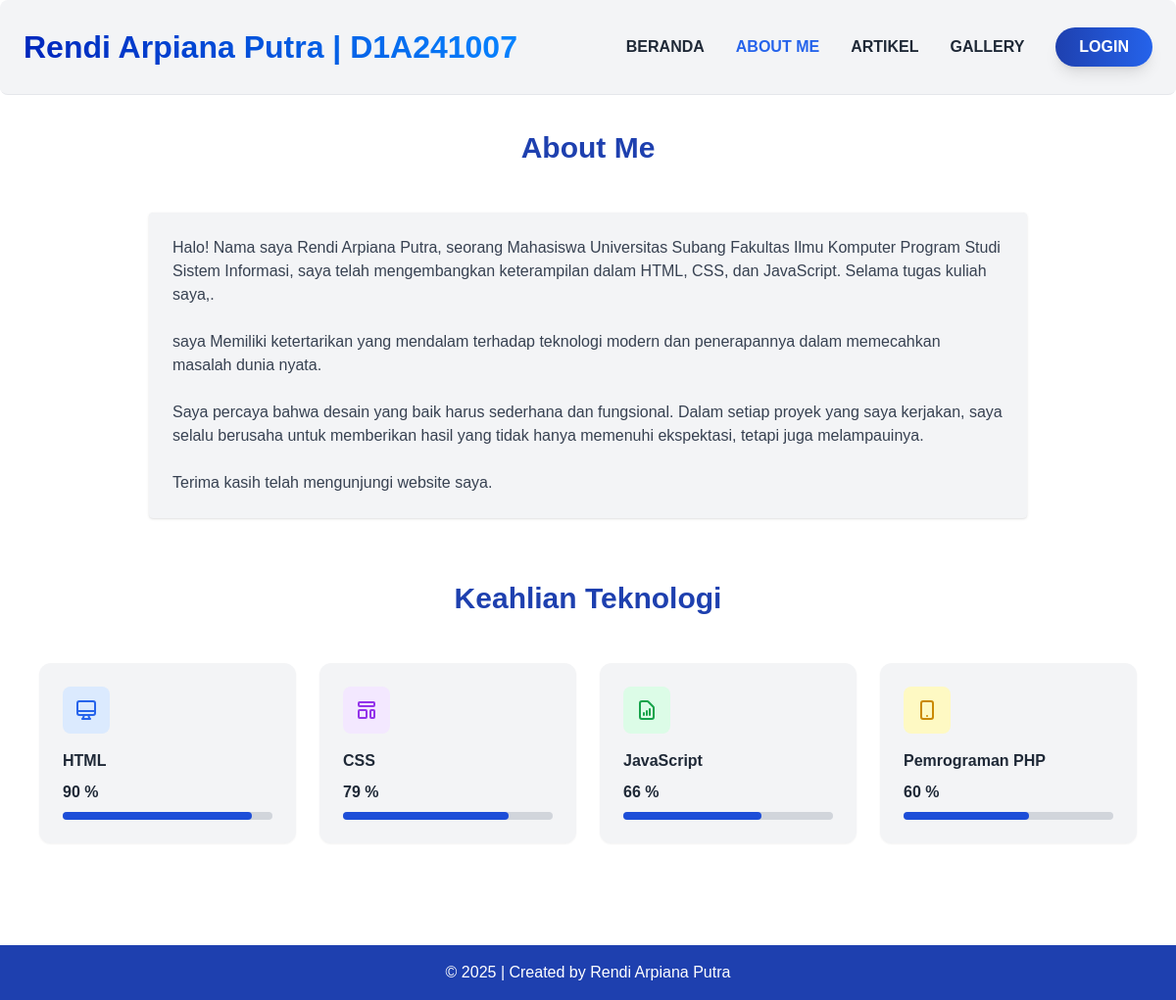
Page /about.php on the committed database.
### tables this page shows
CREATE TABLE `tbl_about` (
  `id_about` int(2) NOT NULL AUTO_INCREMENT,
  `about` text DEFAULT NULL,
  KEY `id_about` (`id_about`)
);

### about.php (the view, shortened to what this page needs)
<?php include "koneksi.php"; ?>
<!DOCTYPE html>
<html lang="en">
<head>
    <script src="https://cdn.tailwindcss.com"></script>
    <link rel="stylesheet" type="text/css" href="style.css">
</head>
<body class="bg-white-100 text-gray-800  min-h-screen bg-[url('bg-img/bg-5.jpg')] w-full h-full">
    <header class="flex justify-between items-center p-6 border-b bg-gray-100">
        <div class=" font-bold gradient-text-index">Rendi Arpiana Putra | D1A241007</div>
        <nav class="hidden md:flex space-x-8 text-md font-bold items-center ">
            <a href="index.php" class=" hover:text-blue-800  transition duration-300 ease-in-out">BERANDA</a>
            <a href="about.php" class=" text-blue-600 hover:text-blue-800  transition duration-300 ease-in-out">ABOUT ME</a>
            <a href="artikel.php" class="hover:text-blue-800  transition duration-300 ease-in-out">ARTIKEL</a>
            <a href="gallery.php" class="hover:text-blue-800  transition duration-300 ease-in-out">GALLERY</a>
            <button
                onclick="window.location.href='admin/login.php'"
                class="px-6 py-2 rounded-full font-semibold text-white bg-gradient-to-r from-blue-800 to-blue-600
         hover:from-blue-600 hover:to-blue-800 transition-all duration-500 ease-in-out shadow-lg"> LOGIN</button>
        </nav>
    </header>
    <h2 class="text-3xl font-bold text-center mb-12 text-blue-800 pt-9">About Me</h2>
    <main class="max-w-4xl mx-auto p-6 bg-gray-100 rounded shadow mt-8 ">
        <div class="space-y-6 ">
            <?php
            $sql = "SELECT * FROM tbl_about ORDER BY id_about DESC";
            $query = mysqli_query($db, $sql);
            while ($data = mysqli_fetch_array($query)) {
                echo "<div>";
                echo "<p class='text-gray-700'>" . htmlspecialchars($data['about'])
                    . "</p>";
                echo "</div>";
            }
            ?>
        </div>
    </main>
    <section class="py-16">
        <div class="max-w-6xl mx-auto px-4">
            <h2 class="text-3xl font-bold text-center mb-12 text-blue-800">Keahlian Teknologi</h2>
            <div class="grid grid-cols-2 md:grid-cols-3 lg:grid-cols-4 gap-6">
                <div class="skill-card bg-gray-100 p-6 rounded-xl shadow-sm transition duration-300">
                    <div class="w-12 h-12 bg-blue-100 rounded-lg flex items-center justify-center mb-4">
                        <svg xmlns="http://www.w3.org/2000/svg" class="h-6 w-6 text-blue-600" fill="none" viewBox="0 0 24 24" stroke="currentColor">
                            <path stroke-linecap="round" stroke-linejoin="round" stroke-width="2" d="M9.75 17L9 20l-1 1h8l-1-1-.75-3M3 13h18M5 17h14a2 2 0 002-2V5a2 2 0 00-2-2H5a2 2 0 00-2 2v10a2 2 0 002 2z" />
                        </svg>
                    </div>
                    <h3 class="font-bold mb-2">HTML</h3>
                    <div class="flex flex-col gap-2">
                        <div class="w-full flex justify-between font-semibold">
                            <span>90 %</span>
                        </div>
                        <div class="w-full bg-gray-300 rounded-full">
                            <div class="w-[90%] h-2 bg-blue-700 rounded-full"></div>
                        </div>
                    </div>
                </div>
                <div class="skill-card bg-gray-100 p-6 rounded-xl shadow-sm transition duration-300">
                    <div class="w-12 h-12 bg-purple-100 rounded-lg flex items-center justify-center mb-4">
                    </div>
                    <h3 class="font-bold mb-2">CSS</h3>
                    <div class="flex flex-col gap-2">
                        <div class="w-full flex justify-between font-semibold">
                            <span>79 %</span>
                        </div>
                        <div class="w-full bg-gray-300 rounded-full">
                            <div class="w-[79%] h-2 bg-blue-700 rounded-full"></div>
                        </div>
                    </div>
                </div>
                <div class="skill-card bg-gray-100 p-6 rounded-xl shadow-sm transition duration-300">
                    <div class="w-12 h-12 bg-green-100 rounded-lg flex items-center justify-center mb-4">
                    </div>
                    <h3 class="font-bold mb-2">JavaScript</h3>
                    <div class="flex flex-col gap-2">
                        <div class="w-full flex justify-between font-semibold">
                            <span>66 %</span>
                        </div>
                        <div class="w-full bg-gray-300 rounded-full">
                            <div class="w-[66%] h-2 bg-blue-700 rounded-full"></div>
                        </div>
                    </div>
                </div>
                <div class="skill-card bg-gray-100 p-6 rounded-xl shadow-sm transition duration-300">
                    <div class="w-12 h-12 bg-yellow-100 rounded-lg flex items-center justify-center mb-4">
                        <svg xmlns="http://www.w3.org/2000/svg" class="h-6 w-6 text-yellow-600" fill="none" viewBox="0 0 24 24" stroke="currentColor">
                            <path stroke-linecap="round" stroke-linejoin="round" stroke-width="2" d="M12 18h.01M8 21h8a2 2 0 002-2V5a2 2 0 00-2-2H8a2 2 0 00-2 2v14a2 2 0 002 2z" />
                        </svg>
                    </div>
                    <h3 class="font-bold mb-2">Pemrograman PHP</h3>
                    <div class="flex flex-col gap-2">
                        <div class="w-full flex justify-between font-semibold">
                            <span>60 %</span>
                        </div>
                        <div class="w-full bg-gray-300 rounded-full">
                            <div class="w-[60%] h-2 bg-blue-700 rounded-full"></div>
                        </div>
                    </div>
                </div>
            </div>
        </div>
    </section>
    <footer class="bg-blue-800 text-white text-center py-4 mt-10">
        &copy; <?php echo date('Y'); ?> | Created by Rendi Arpiana Putra
    </footer>
</body>
</html>

### style.css (style rules this page uses)
body { font-family: 'Poppins', sans-serif; }
.gradient-text-index { font-size: 2rem; font-weight: 700; background: linear-gradient(45deg, rgb(0, 34, 185), rgb(7, 131, 255), rgb(157, 206, 255)); -webkit-background-clip: text; background-clip: text; color: transparent; background-size: 200% auto; animation: gradientShift 3s ease-in-out infinite; }
.p-6 { background-color: rgba(255, 255, 255, 0.8); border-radius: 0.5rem; }

### rows in the picture
tbl_about: about "Halo! Nama saya Rendi Arpiana Putra, seorang Mahasiswa Universitas Subang Fakultas Ilmu Komputer Program Studi Sistem Informasi, saya telah mengembangkan keterampilan dalam HTML, CSS, dan JavaScript. Selama tugas kuliah saya,."
tbl_about: about "saya Memiliki ketertarikan yang mendalam terhadap teknologi modern dan penerapannya dalam memecahkan masalah dunia nyata."
tbl_about: about "Saya percaya bahwa desain yang baik harus sederhana dan fungsional. Dalam setiap proyek yang saya kerjakan, saya selalu berusaha untuk memberikan hasil yang tidak hanya memenuhi ekspektasi, tetapi juga melampauinya."
tbl_about: about "Terima kasih telah mengunjungi website saya."
